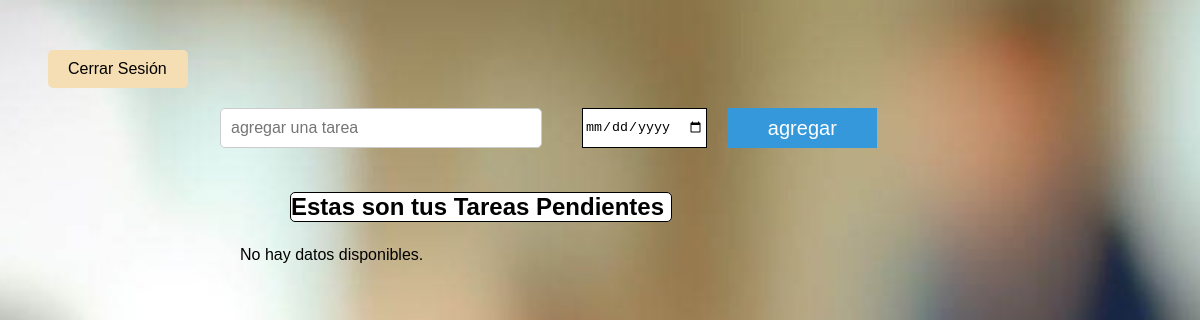
The app's page /index.php (signed in), older data.
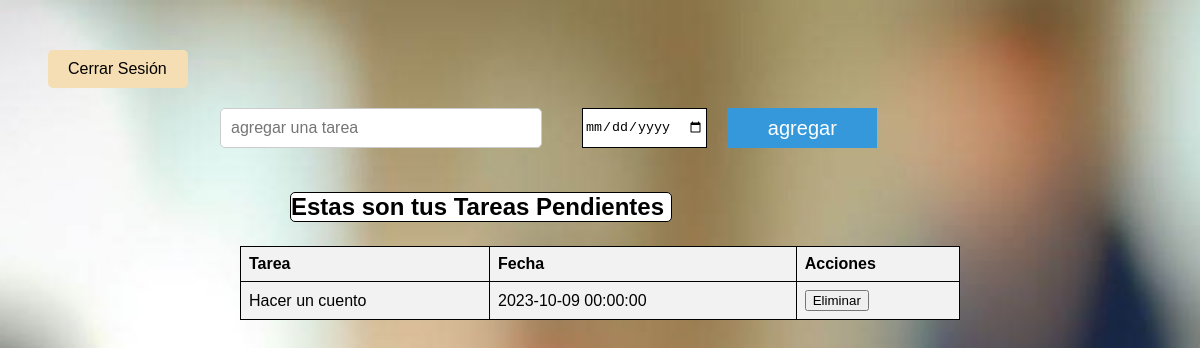
The same page, newer data.
### tables this page shows
CREATE TABLE `tareas` (
  `id` int(11) NOT NULL,
  `tarea` varchar(255) NOT NULL,
  `id_usuario` int(11) DEFAULT NULL,
  `fecha` datetime DEFAULT NULL
);

### index.php (the view, shortened to what this page needs)
<!DOCTYPE html>
<html lang="en">
<head>
    <link rel="stylesheet" href="css/home.css">
</head>
<body>
<?php
    if (empty($_SESSION['name'])) {
        echo '<a href="login.php" class="log">Iniciar Sesión</a>';
    } else {
        echo '<a href="cerrarsesion.php" class="log">Cerrar Sesión</a>';
    }
?>
    <div class="container">
        <form action="php/agregarTarea.php" method="post">
            <div class="agregar-tarea">
                <input type="text" class="texto" name="texto" placeholder="agregar una tarea">
                <input type="date" name="fecha">
                <input type="submit" class="boton" value="agregar">
            </div>
            <div class="seccion-tarea">
                <h3>Estas son tus Tareas Pendientes </h3>
                <?php
                    require 'php/conexionBD.php';
                    if (!empty($_SESSION['name'])) {
                        $idUsuario = $_SESSION['id'];
                        $sql = "SELECT id, tarea, fecha FROM tareas WHERE id_usuario = $idUsuario";
                        $result = $connec->query($sql);
                        if ($result->num_rows > 0) {
                            echo "<table>";
                            echo "<tr><th>Tarea</th><th>Fecha</th><th>Acciones</th></tr>";
                            while ($row = $result->fetch_assoc()) {
                                echo "<tr>";
                                echo "<td>" . $row['tarea'] . "</td>";
                                echo "<td>" . $row['fecha'] . "</td>";
                                echo "<td><form action='eliminarTareas.php' method='post'>";
                                echo "<input type='submit' value='Eliminar'>";
                                echo "</form></td>";
                                echo "</tr>";
                            }
                            echo "</table>";
                        } else {
                            echo "No hay datos disponibles.";
                        }
                    } else {
                        echo "Debes iniciar sesión para ver los datos.";
                    }
                ?>
                    </div>
        </form>
    </div>
</body>
</html>

Row changes from the older to the newer data that the page shows:
added tareas: tarea "Hacer un cuento", fecha "2023-10-09 00:00:00"
Text that changed along with them:
text no longer shown: "No hay datos disponibles."
text now shown: "Tarea Fecha Acciones"
